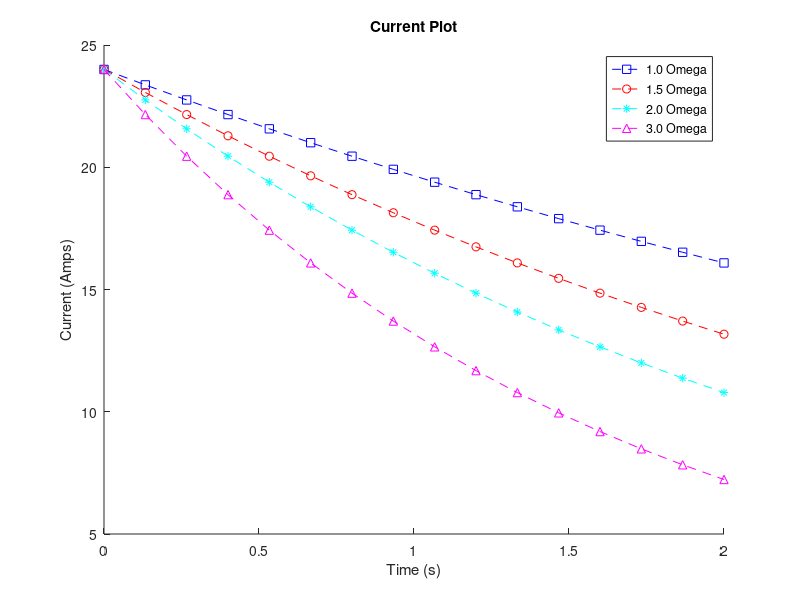

The MATLAB script that drew this image:
%% MATLAB Line Equation Assignment
% William Carden
% EGR 101-02
% Due Date: 02/04/2025

time = linspace(0, 2, 16);
L = input("Enter the inductance to plot for an RL circuit? ");

R1 = 1; R2 = 1.5; R3 = 2; R4 = 3;

I1 = 24 * exp((-R1 / L) * time);
I2 = 24 * exp((-R2 / L) * time);
I3 = 24 * exp((-R3 / L) * time);
I4 = 24 * exp((-R4 / L) * time);

if max([I1(8) I2(8) I3(8) I4(8)]) < 1
    disp("Inductance too small to plot anything.");
else
    hold on
    
    if I1(8) > 1
        plot(time, I1, 'b--s');
        legend("1.0 \Omega");
    end

    if I2(8) > 1
        plot(time, I2, 'r--o');
        legend("1.0 \Omega", "1.5 \Omega");
    end
    
    if I3(8) > 1
        plot(time, I3, 'c--*');
        legend("1.0 \Omega", "1.5 \Omega", "2.0 \Omega");
    end
    
    if I4(8) > 1
        plot(time, I4, 'm--^');
        legend("1.0 \Omega", "1.5 \Omega", "2.0 \Omega", "3.0 \Omega");
    end

    title("Current Plot");
    xlabel("Time (s)");
    ylabel("Current (Amps)");
    
    hold off
end